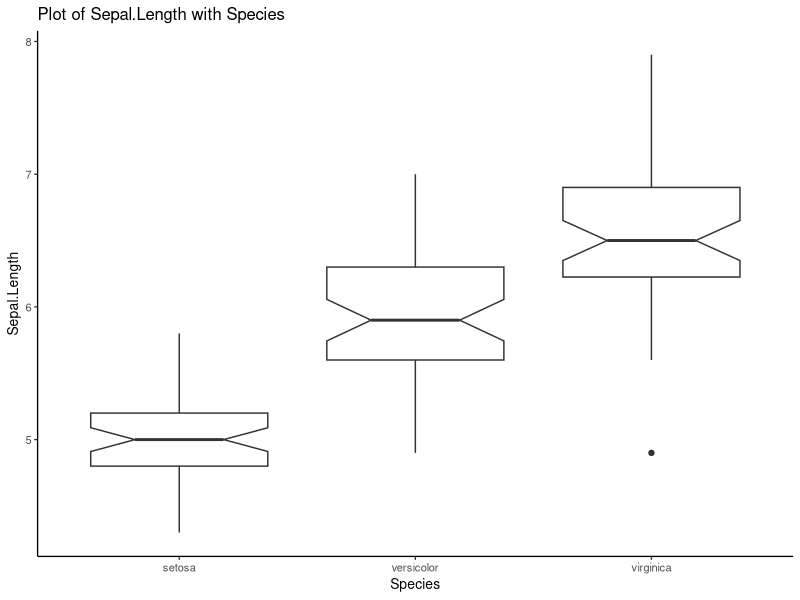
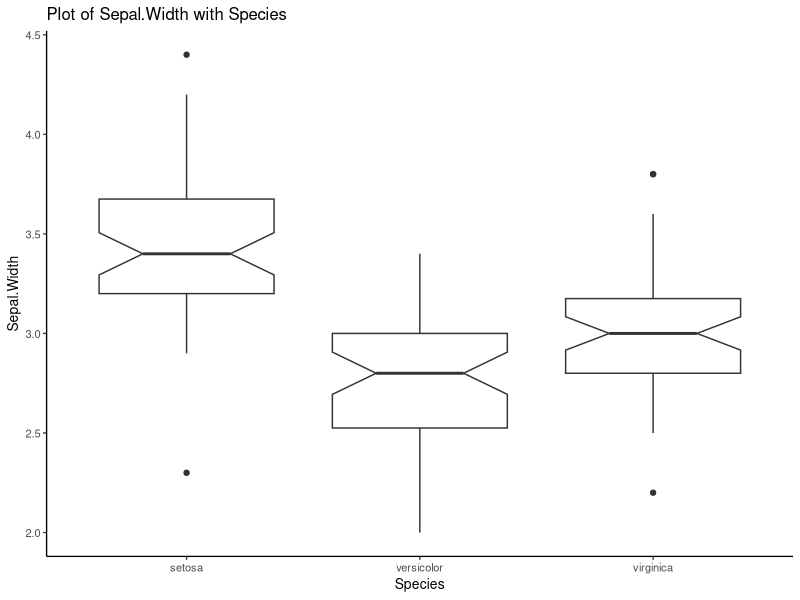
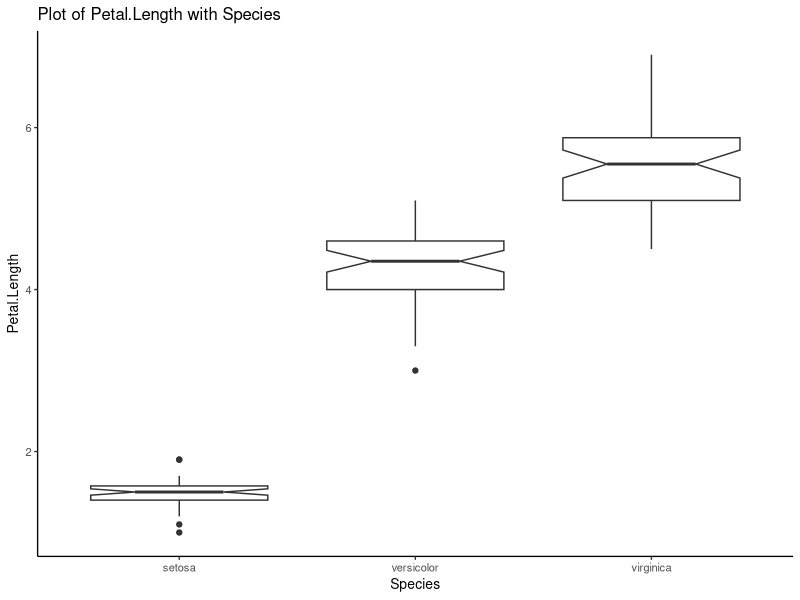
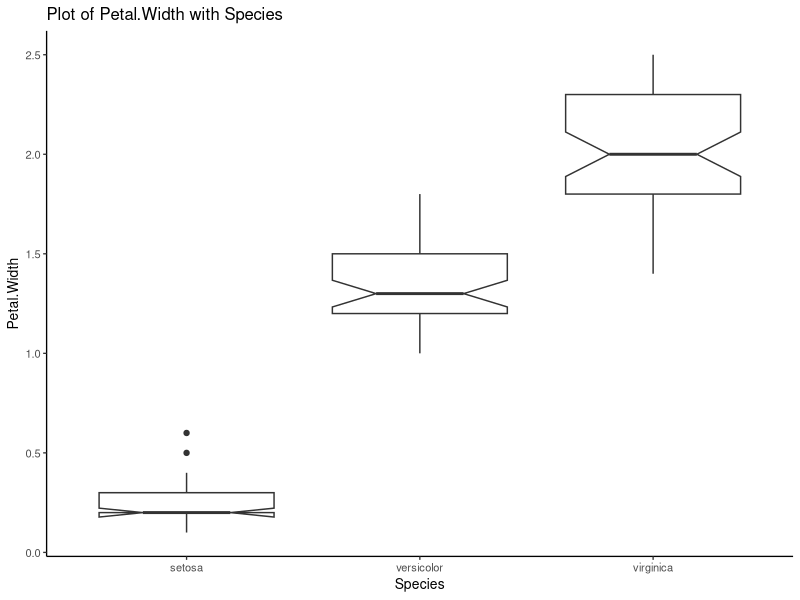

Write the R code that produced these figures, in order.
##########################################
# 
# Looping through variable names and
# plotting boxplots
#
# Series:
# Little Useless-useful R functions #22
# Created: May 22, 2021
# Author: Tomaž Kaštrun
# Blog: tomaztsql.wordpress.com
# V.1.0

# Changelog: 
###########################################

library(ggplot2)


#get column names from sample dataset Iris
variableR <- names(iris)[1:4]
x <- names(iris)[5]

# Helper function
Iris_plot <- function(df=iris, x, y) {
  ggplot(df, aes(x = !! sym(x), y = !! sym(y) )) + 
    geom_boxplot(notch = TRUE) +
    ggtitle(paste0("Plot of ", y, " with ", x )) +
    theme_classic(base_size = 10)
}


# Main loop through the columns and dataset
for(varR in variableR){
  name <- paste0(varR, "_x_", x)
  png(paste0(name, ".png"))
  print(Iris_plot(df=iris, x=x, y=varR))
  dev.off()
}
